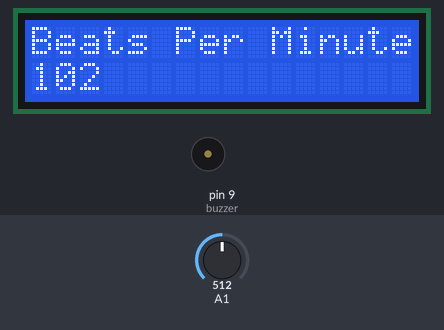
Simulated run of this sketch. Board: Arduino Uno, built with avr-gcc and run on an emulated ATmega328P. On the bench: 16×2 character LCD, buzzer (waves = sounding). The inputs (shaded band) are chosen by the test bench; at power-on: A1 = 512. What the sketch prints to the serial monitor is not drawn.

Above: at 0.93 s.
1.3 s: A1 set to 170
At 2.0 s:
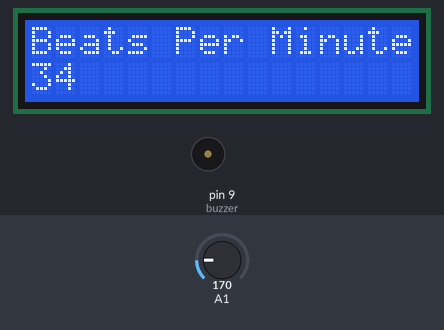
4.3 s: A1 set to 306
At 6.33 s:
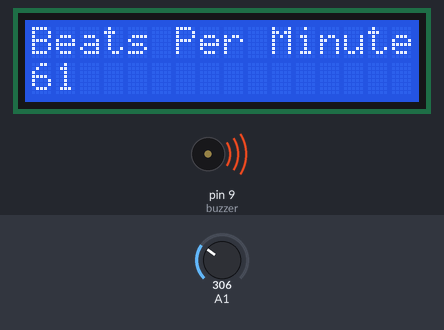
6.7 s: A1 set to 122
At 7.2 s:
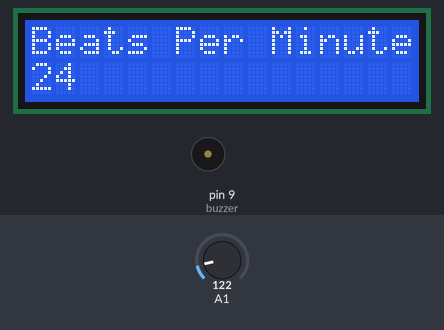
Timing chart, 0 to 15.4 s (numbered marks = the images above; inputs shaded):
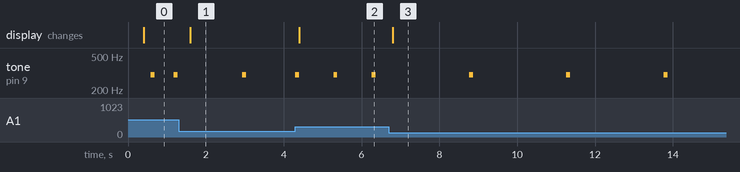

The sketch:

Metronome.ino
```cpp
// include the library code:
#include <LiquidCrystal.h>

// initialize the library by associating any needed LCD interface pin
// with the arduino pin number it is connected to
const int rs = 12, en = 11, d4 = 5, d5 = 4, d6 = 3, d7 = 2;
LiquidCrystal lcd(rs, en, d4, d5, d6, d7);

unsigned long bpmLastUpdate = 0;
unsigned long bpmUpdate = 400;
unsigned long buzzerTime = 100;
unsigned long buzzerStartTime = 0;
unsigned long lastPeriod = 0;
bool buzzerOn = false;
const int buzzer = 9;

void setup() {
  Serial.begin(9600);
  pinMode(buzzer, OUTPUT);
  // set up the LCD's number of columns and rows:
  lcd.begin(16, 2);
  // Print a message to the LCD.
  lcd.print("Beats Per Minute");
}

void loop() {
  unsigned currentTime = millis();
  int potReading = analogRead(A1) / 5;
  if(potReading > 180) {
    potReading = 180;
  }

  if(currentTime - bpmLastUpdate >= bpmUpdate) {
    bpmLastUpdate = currentTime;
    lcd.clear();
    lcd.print("Beats Per Minute");
    lcd.setCursor(0, 1);
    lcd.print(potReading);
    Serial.println(potReading);
  }

  int period = 60000 / potReading;

  if(currentTime - lastPeriod >= period) {
    lastPeriod = currentTime;
    tone(buzzer, 300);
    buzzerOn = true;
    buzzerStartTime = currentTime;
  }

  if (buzzerOn  && currentTime - buzzerStartTime >= buzzerTime) {
      noTone(buzzer);
      buzzerOn = false;
  }
}
```

Measured:
- after the input at 1.3 s, the display: changes after 0.31 s (image 1)
- after the input at 4.3 s, tone on pin 9 (buzzer): alternates 300 Hz for 0.10 s and silent for 0.88 s, starting at once; the display: changes after 0.11 s (image 2)
- after the input at 6.7 s, tone on pin 9 (buzzer): alternates 300 Hz for 0.10 s and silent for 2.4 s, starting after 2.1 s; the display: changes after 0.11 s (image 3)
